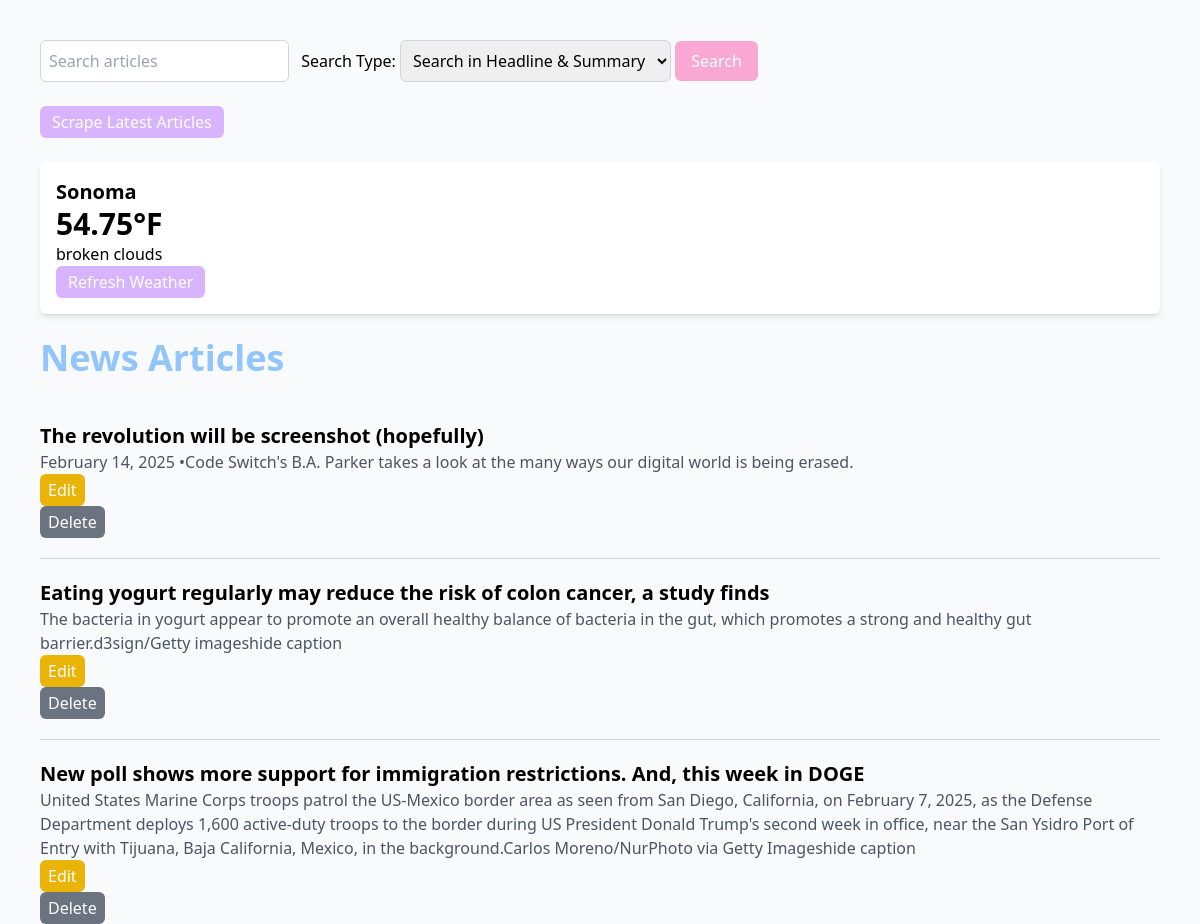
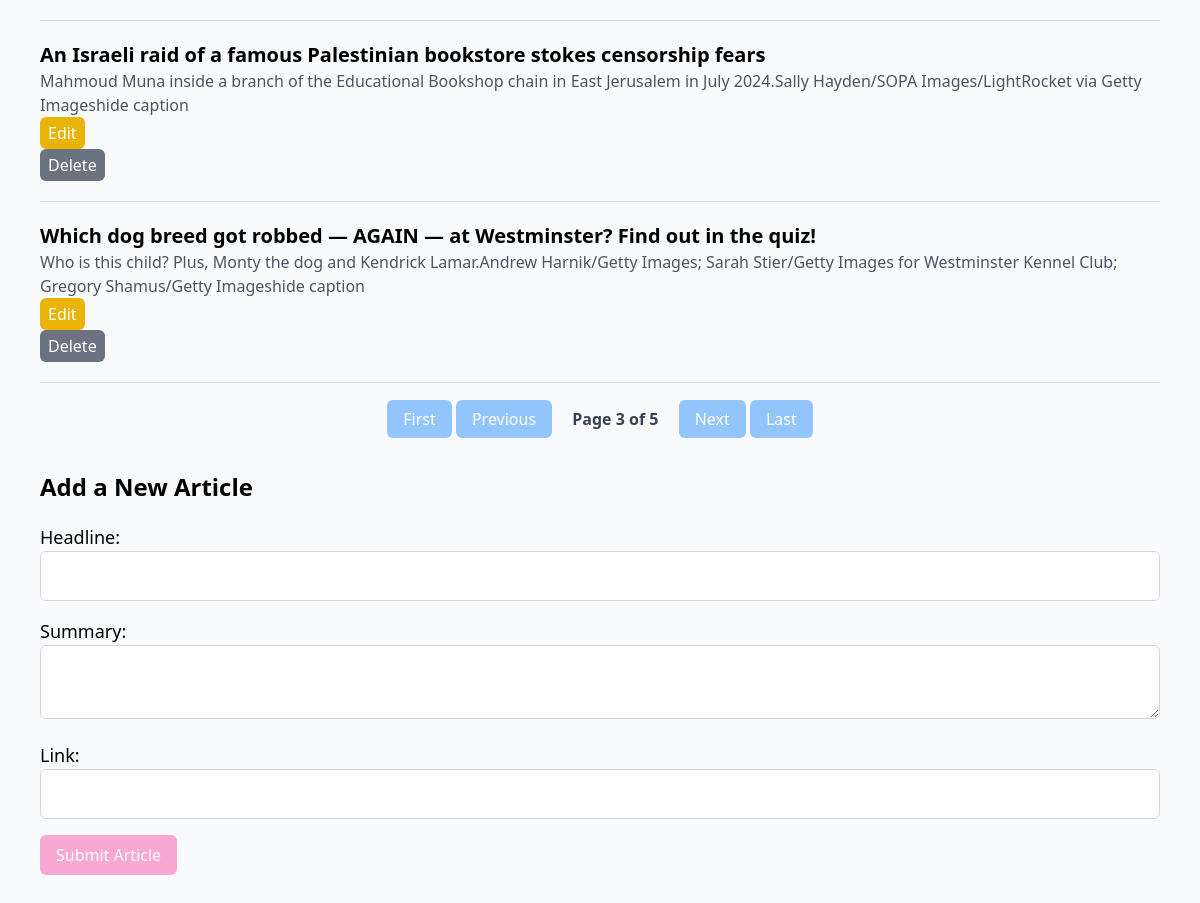
/?page=3, run on the app's committed database (2 pictures, top to bottom).
### models.py (models this page shows)
class Weather(Base): # New class that inherits from Base to map to database table
    __tablename__ = 'weather' # Specifies name of database table
    id = Column(Integer, primary_key=True) # Defines column named id which is an integer and primary key
    temp = Column(Float, nullable=False) # Defines column named temp
    city = Column(String, nullable=False, default=DEFAULT_CITY) # Defines column named city and the default is DEFAULT_CITY
    description = Column(String, nullable=False) # Defines column named description
    last_updated = Column(DateTime, default=lambda: datetime.now(timezone.utc)) # Defines column named last_updated using a callable lambda function to dynamically assign a default value determined at runtime

class NewsArticle(Base): # New class that inherits from Base to map to database table
    __tablename__ = 'news_articles' # Specifies name of database table
    id = Column(Integer, primary_key=True)  # Defines column named id which is an integer and primary key
    headline = Column(String, nullable=False) # Defines column to store strings for article headlines
    summary = Column(String, nullable=True) # Defines column to store strings for summary of the articles
    link = Column(String, nullable=False) # Defines column to store strings for urls of the articles
    updated_at = Column(DateTime, default=lambda: datetime.now(timezone.utc), onupdate=lambda: datetime.now(timezone.utc))  # Track updates

### app.py (the view)
@app.route('/')
def index():
    try:
        session.expire_all() # Ensures the session fetches fresh data
        page = request.args.get('page', 1, type=int) # Retrieves the page query parameter from the URL
        per_page = 5 # Number of articles per page
        total_articles = session.query(NewsArticle).count() # Counts all articles
        total_pages = (total_articles + per_page - 1) // per_page # Calculate total pages and round up when needed
        news_articles = session.query(NewsArticle).offset((page - 1) * per_page).limit(per_page).all() # Offset skips the articles that appear on previous page and limit fetches the 5 per page
        weather_data = session.query(Weather).first()
        return render_template(
            'index.html', articles=news_articles, weather=weather_data,
            page=page, total_articles=total_articles, per_page=per_page, total_pages=total_pages
        )
    except Exception as e:
        logging.error(f"Error loading homepage: {e}")
        flash("An error occurred while loading the page. Please try again", "error")
        return render_template('index.html', articles=[], weather=[], page=1, total_articles=0, per_page=5, total_pages=1)

### app.py (called while the page is built)
@app.before_request
def refresh_session():
    session.close()  # Rollback any pending transactions
    session.expire_all()  # Ensure fresh data is loaded

### templates/index.html (shortened to what this page needs)
<!DOCTYPE html>
<html lang="en">
<head>
    <script src="https://cdn.tailwindcss.com"></script>
</head>
<body class="font-sans bg-gray-50 p-10">
<form action="/search" method="GET" class="mb-6">
    <input type="text" name="query" placeholder="Search articles" class="p-2 border border-gray-300 rounded-md focus:ring-2 focus:ring-blue-300" required>
    <label for="search_type" class="ml-2">Search Type:</label>
    <select name="search_type" id="search_type" class="p-2 border border-gray-300 rounded-md">
        <option value="headline_summary">Search in Headline & Summary</option>
    </select>
    <button type="submit" class="bg-pink-300 text-white py-2 px-4 rounded-md hover:bg-pink-400 transition-all">Search</button>
</form>
    <form action="/scrape" method="POST">
        <button type="submit" class="bg-purple-300 text-white py-1 px-3 rounded-md hover:bg-purple-400 transition-all">Scrape Latest Articles</button>
    </form>
    <div class="weather-widget my-6 p-4 bg-white shadow-md rounded-md">
        {% if weather %}
            <p class="text-xl font-semibold">{{weather.city}}</p>
            <p class="text-3xl font-bold">{{weather.temp}}°F</p>
            <p>{{weather.description}}</p>
        {% else %}
            <p>Weather data unavailable</p>
        {% endif %}
        <form action="/update_weather" method="POST">
            <button type="submit" class="bg-purple-300 text-white py-1 px-3 rounded-md hover:bg-purple-400 transition-all">Refresh Weather</button>
        </form>
    </div>
    <h1 class="text-4xl font-semibold mb-6"><a href="/" class="text-blue-300 hover:text-blue-400">News Articles</a></h1>
    {% for article in articles %}
    <div class="news-article border-b border-gray-300 py-5">
        <h2 class="text-xl font-semibold">
            <a href="{{ article.link }}" target="_blank" class="text-black-600 hover:underline">{{ article.headline }}</a>
        </h2>
        <p class="text-gray-600">{{ article.summary }}</p>
        <form action="/edit/{{ article.id }}" method="GET" class="inline-block mr-3">
            <button type="submit" class="bg-yellow-500 text-white py-1 px-2 rounded-md hover:bg-yellow-700 transition-all">Edit</button>
        </form>
        <form action="/delete/{{ article.id }}" method="POST" onsubmit="return confirm('Are you sure?');">
            <button type="submit" class="bg-gray-500 text-white py-1 px-2 rounded-md hover:bg-gray-700 transition-all">Delete</button>
        </form>
    </div>
    {% endfor %}
    <div class="pagination mt-6 text-center">
        {% if page > 1 %}
            <a href="{{ url_for('index', page=1 )}}" class="px-4 py-2 bg-blue-300 text-white rounded-md hover:bg-blue-400 transition-all">First</a>
            <a href="{{ url_for('index', page=page-1) }}" class="px-4 py-2 bg-blue-300 text-white rounded-md hover:bg-blue-400 transition-all">Previous</a>
        {% endif %}
        <span class="font-semibold text-gray-700 mx-4">Page {{ page }} of {{ total_pages }}</span>
        {% if page < total_pages %}
            <a href="{{ url_for('index', page=page+1) }}" class="px-4 py-2 bg-blue-300 text-white rounded-md hover:bg-blue-400 transition-all">Next</a>
            <a href="{{ url_for('index', page=total_pages) }}" class="px-4 py-2 bg-blue-300 text-white rounded-md hover:bg-blue-400 transition-all">Last</a>
        {% endif %}
    </div>
    <h2 class="text-2xl font-semibold mt-10 mb-5">Add a New Article</h2>
    <form action="{{ url_for('add_article') }}" method="post" class="space-y-4">
        <div>
            <label for="headline" class="block text-lg">Headline:</label>
            <input type="text" id="headline" name="headline" required class="p-3 border border-gray-300 rounded-md w-full">
        </div>
        <div>
            <label for="summary" class="block text-lg">Summary:</label>
            <textarea id="summary" name="summary" class="p-3 border border-gray-300 rounded-md w-full"></textarea>
        </div>
        <div>
            <label for="link" class="block text-lg">Link:</label>
            <input type="url" id="link" name="link" required class="p-3 border border-gray-300 rounded-md w-full">
        </div>
        <button type="submit" class="bg-pink-300 text-white py-2 px-4 rounded-md hover:bg-pink-400 transition-all">Submit Article</button>
    </form>
</body>
</html>

### data on the page
Weather: city "Sonoma", temp "54.75", description "broken clouds"
NewsArticle: headline "The revolution will be screenshot (hopefully)", summary "February 14, 2025 •Code Switch's B.A. Parker takes a look at the many ways our digital world is being erased."
NewsArticle: headline "Eating yogurt regularly may reduce the risk of colon cancer, a study finds", summary "The bacteria in yogurt appear to promote an overall healthy balance of bacteria in the gut, which promotes a strong and healthy gut barrier.d3sign/Getty imageshide caption"
NewsArticle: headline "New poll shows more support for immigration restrictions. And, this week in DOGE", summary "United States Marine Corps troops patrol the US-Mexico border area as seen from San Diego, California, on February 7, 2025, as the Defense Department deploys 1,600 active-duty troops to the border during US President Donald Trump's second week in office, near the San Ysidro Port of Entry with Tijuana, Baja California, Mexico, in the background.Carlos Moreno/NurPhoto via Getty Imageshide caption"
NewsArticle: headline "An Israeli raid of a famous Palestinian bookstore stokes censorship fears", summary "Mahmoud Muna inside a branch of the Educational Bookshop chain in East Jerusalem in July 2024.Sally Hayden/SOPA Images/LightRocket via Getty Imageshide caption"
NewsArticle: headline "Which dog breed got robbed — AGAIN — at Westminster? Find out in the quiz!", summary "Who is this child? Plus, Monty the dog and Kendrick Lamar.Andrew Harnik/Getty Images; Sarah Stier/Getty Images for Westminster Kennel Club; Gregory Shamus/Getty Imageshide caption"

### other printed values
{{ page }} "3"
{{ total_pages }} "5"
